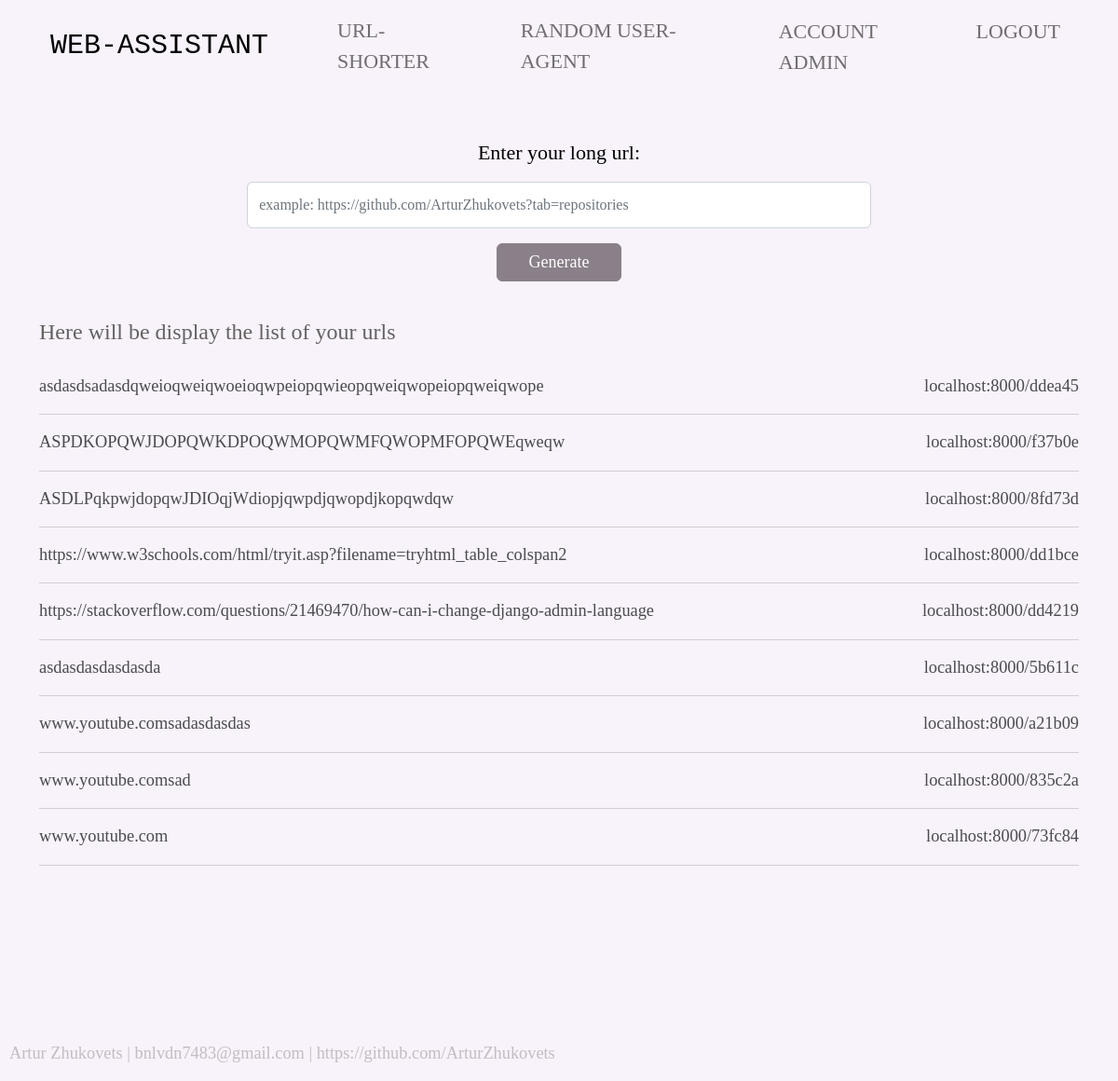
Page /shorter/ (signed in) on the earlier database version.
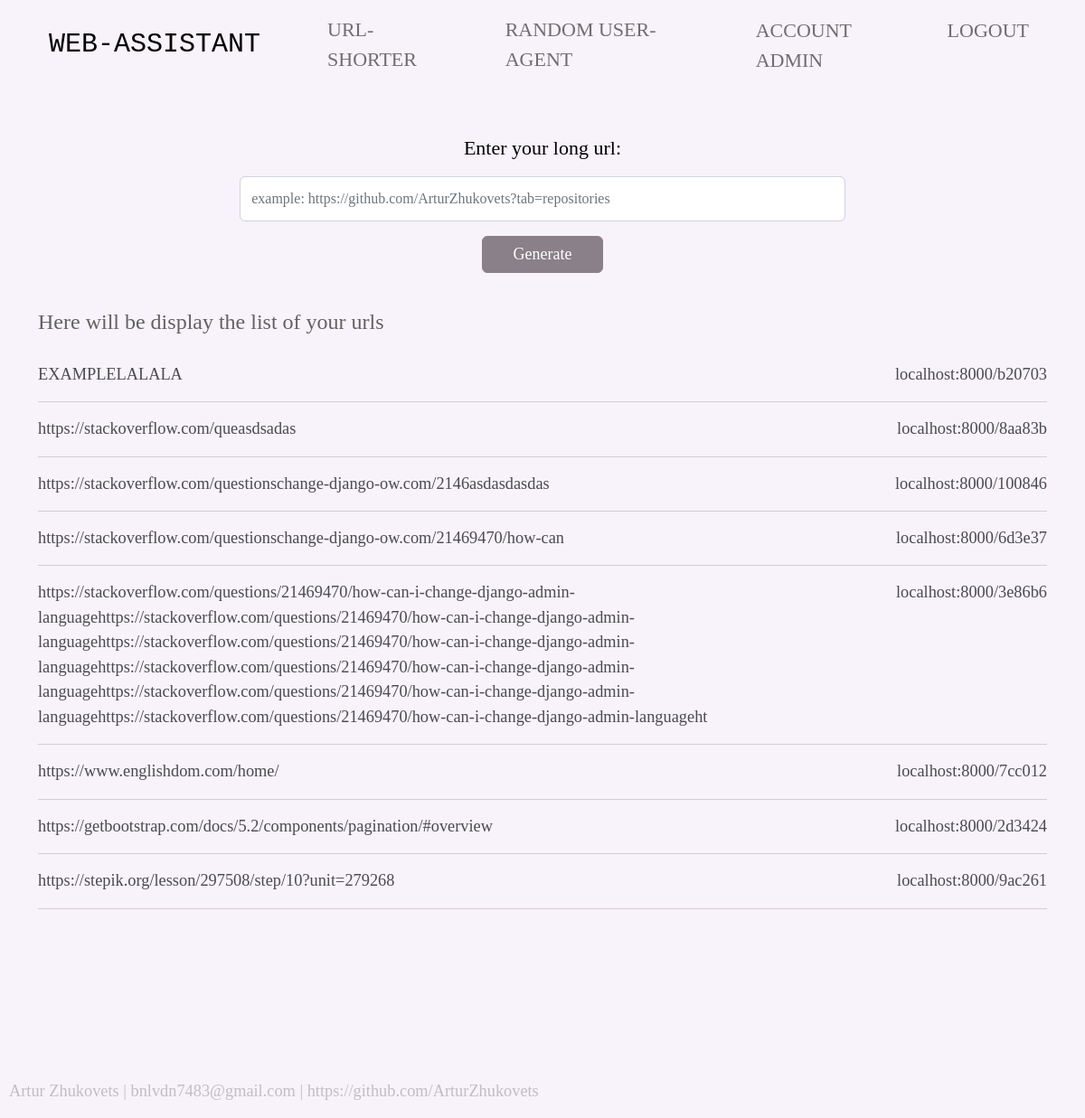
Same page on the later database version.
### shorter/models.py (models this page shows, shortened)
class Url(models.Model):
    source_url = models.CharField(max_length=500, validators=[MinLengthValidator(8)])
    url_id = models.CharField(max_length=20)
    class Meta:
        ordering = ['-id']

### shorter/views.py (the view)
# urls.py: path('', shorter, name='shorter'),
def shorter(request):
    list_of_urls = Url.objects.all()
    url_id = str(uuid4())[:6]
    generated_url = DOMAIN + url_id
    if request.method == 'POST':
        form = UrlForm(request.POST)
        if form.is_valid() and not Url.objects.filter(source_url=form.cleaned_data['source_url']):
            new_url = Url(source_url=form.cleaned_data['source_url'], url_id=url_id)
            new_url.save()
            context = {'form': form, 'url_id': url_id, 'result':generated_url, 'list':list_of_urls, 'domain':DOMAIN}
            return render(request, 'shorter/shorter.html', context)
        else:
            error = 'This url is already exist'
            return render(request, 'shorter/shorter.html', {'form': form, 'error':error, 'list':list_of_urls, 'domain':DOMAIN})
    else:
        form = UrlForm()
    return render(request, 'shorter/shorter.html', context={'form': form, 'list':list_of_urls, 'domain':DOMAIN})

### shorter/forms.py
class UrlForm(ModelForm):
    class Meta:
        model = Url
        fields = ('source_url', )
        labels = {'source_url': 'Enter your long url'}
        widgets = {
            'source_url': TextInput(attrs={
                'class': 'form-control',
                'placeholder': 'example: https://github.com/ArturZhukovets?tab=repositories'
            })
        }
        error_messages = {'min_length': 'Your url is already too short! The new url will be longer'}

### shorter/templates/shorter/shorter.html (shortened to what this page needs)
{% extends 'base.html' %}
{% load static %}
{% block greetings %}
    {% if user.is_authenticated %}
    <div class="shorter-content">
    <form action="" method="post">
        {{ form.as_p }}
        <button class="btn btn-dark" type="submit"> Generate </button>
    </form>
    </div>
    <div class="list-shorter">
        <h3>Here will be display the list of your urls</h3>
        <ul>
            {% for item in list %}
            <li>
                <div class="short_url">
                <a href="{%url 'to_source_url' item.url_id %}">{{item.source_url}}</a>
                <a href="{%url 'to_source_url' item.url_id %}">{{domain}}{{item.url_id}}</a>
                </div>
            </li>
            <hr>
            {% endfor %}
        </ul>
    </div>
{% endif %}
{% endblock %}

Differences in the rows shown:
removed Url: source_url "asdasdsadasdqweioqweiqwoeioqwpeiopqwieopqweiqwopeiopqweiqwope", domain "localhost:8000/", url_id "ddea45"
removed Url: source_url "ASPDKOPQWJDOPQWKDPOQWMOPQWMFQWOPMFOPQWEqweqw", domain "localhost:8000/", url_id "f37b0e"
removed Url: source_url "ASDLPqkpwjdopqwJDIOqjWdiopjqwpdjqwopdjkopqwdqw", domain "localhost:8000/", url_id "8fd73d"
removed Url: source_url "https://www.w3schools.com/html/tryit.asp?filename=tryhtml_table_colspan2", domain "localhost:8000/", url_id "dd1bce"
removed Url: source_url "https://stackoverflow.com/questions/21469470/how-can-i-change-django-admin-language", domain "localhost:8000/", url_id "dd4219"
removed Url: source_url "asdasdasdasdasda", domain "localhost:8000/", url_id "5b611c"
removed Url: source_url "www.youtube.comsadasdasdas", domain "localhost:8000/", url_id "a21b09"
removed Url: source_url "www.youtube.comsad", domain "localhost:8000/", url_id "835c2a"
removed Url: source_url "www.youtube.com", domain "localhost:8000/", url_id "73fc84"
added Url: source_url "EXAMPLELALALA", domain "localhost:8000/", url_id "b20703"
added Url: source_url "https://stackoverflow.com/queasdsadas", domain "localhost:8000/", url_id "8aa83b"
added Url: source_url "https://stackoverflow.com/questionschange-django-ow.com/2146asdasdasdas", domain "localhost:8000/", url_id "100846"
added Url: source_url "https://stackoverflow.com/questionschange-django-ow.com/21469470/how-can", domain "localhost:8000/", url_id "6d3e37"
added Url: source_url "https://stackoverflow.com/questions/21469470/how-can-i-change-django-admin-languagehttps://stackoverflow.com/questions/21469470/how-can-i-change-django-admin-languagehttps://stackoverflow.com/questions/21469470/how-can-i-change-django-admin-languagehttps://stackoverflow.com/questions/21469470/how-can-i-change-django-admin-languagehttps://stackoverflow.com/questions/21469470/how-can-i-change-django-admin-languagehttps://stackoverflow.com/questions/21469470/how-can-i-change-django-admin-languageht", domain "localhost:8000/", url_id "3e86b6"
added Url: source_url "https://www.englishdom.com/home/", domain "localhost:8000/", url_id "7cc012"
added Url: source_url "https://getbootstrap.com/docs/5.2/components/pagination/#overview", domain "localhost:8000/", url_id "2d3424"
added Url: source_url "https://stepik.org/lesson/297508/step/10?unit=279268", domain "localhost:8000/", url_id "9ac261"
